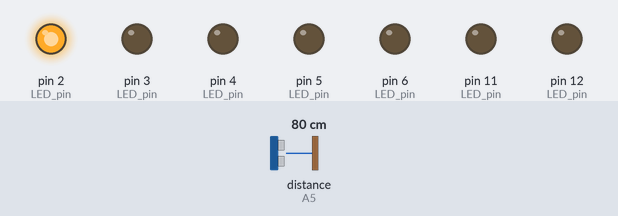
Simulated run of this sketch. Board: Arduino Uno, built with avr-gcc and run on an emulated ATmega328P. Shown: output pins drawn as LEDs (lit = HIGH). Wiring (inferred from the names in the program): ultrasonic range finder: trigger A4; echo A5. The test bench sets the inputs (shaded band); at power-on: distance to the obstacle (sensor on A5) 80 cm. The echo pulse lasts 58.3 µs per cm; pins used as bus, display or sensor lines are not drawn; what the sketch prints to the serial monitor is not drawn.

Above: at 1.2 s.
1.3 s: distance to the obstacle (sensor on A5) set to 9 cm
At 2.3 s:
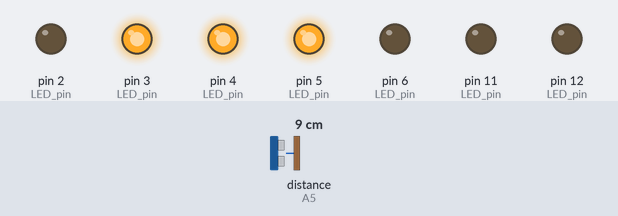
2.8 s: distance to the obstacle (sensor on A5) set to 18 cm
At 3.4 s:
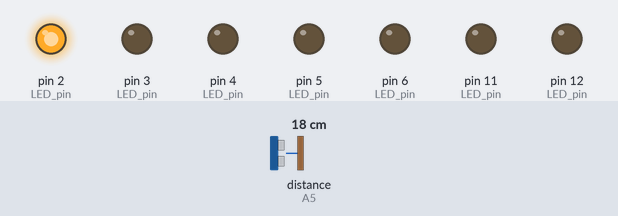
Timing chart, 0 to 5.8 s (numbered marks = the images above; inputs shaded):
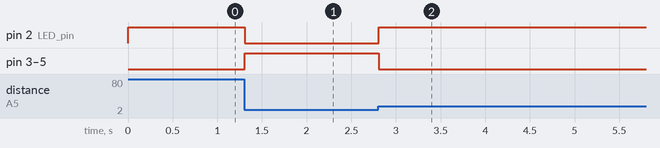

The sketch:

waterlevel1.ino
```cpp
/*Water level indicator project.
  created by SriTu Tech team.
  Read the code below and use it for any of your creation
*/

//define pins and water values
#define Trig A4
#define Echo A5
#define L1 4
#define L2 5
#define L3 6
#define L4 7
#define L5 8
#define L6 10
#define L7 13

int Wlevel;
int range;
int Range;

void setup() {
  Serial.begin(9600);//enable serial monitor
  pinMode(Trig, OUTPUT);//Ultrasonic Trig pin
  pinMode(Echo, INPUT);//Ultrasonic Trig pin
  pinMode(2, OUTPUT);//LED pin
  pinMode(3, OUTPUT);//LED pin
  pinMode(4, OUTPUT);//LED pin
  pinMode(5, OUTPUT);//LED pin
  pinMode(6, OUTPUT);//LED pin
  pinMode(11, OUTPUT);//LED pin
  pinMode(12, OUTPUT);//LED pin
}

void loop() {
  Range = levelrange();
  Serial.println(Range);

  //Bulb indicator
  if (Range == 1) {
    digitalWrite(2, LOW);
    analogWrite(3, 50);
    digitalWrite(4, LOW);
    digitalWrite(5, LOW);
    digitalWrite(6, LOW);
    digitalWrite(11, LOW);
    digitalWrite(12, LOW);
  } else if (Range == 2) {
    digitalWrite(2, LOW);
    digitalWrite(3, HIGH);
    digitalWrite(4, HIGH);
    digitalWrite(5, LOW);
    digitalWrite(6, LOW);
    digitalWrite(11, LOW);
    digitalWrite(12, LOW);
  } else if (Range == 3) {
    digitalWrite(2, LOW);
    digitalWrite(3, HIGH);
    digitalWrite(4, HIGH);
    digitalWrite(5, HIGH);
    digitalWrite(6, LOW);
    digitalWrite(11, LOW);
    digitalWrite(12, LOW);
  } else if (Range == 4) {
    digitalWrite(2, LOW);
    digitalWrite(3, HIGH);
    digitalWrite(4, HIGH);
    digitalWrite(5, HIGH);
    digitalWrite(6, HIGH);
    digitalWrite(11, LOW);
    digitalWrite(12, LOW);
  } else if (Range == 5) {
    digitalWrite(2, LOW);
    digitalWrite(3, HIGH);
    digitalWrite(4, HIGH);
    digitalWrite(5, HIGH);
    digitalWrite(6, HIGH);
    digitalWrite(11, HIGH);
    digitalWrite(12, LOW);
  } else if (Range == 6) {
    digitalWrite(2, LOW);
    digitalWrite(3, HIGH);
    digitalWrite(4, HIGH);
    digitalWrite(5, HIGH);
    digitalWrite(6, HIGH);
    digitalWrite(11, HIGH);
    digitalWrite(12, HIGH);
  } else if (Range == 000) {
    digitalWrite(2, HIGH);
    digitalWrite(3, LOW);
    digitalWrite(4, LOW);
    digitalWrite(5, LOW);
    digitalWrite(6, LOW);
    digitalWrite(11, LOW);
    digitalWrite(12, LOW);
  }
}
//check water level range
int levelrange() {
  Wlevel = level();
  //Serial.println(Wlevel);
  if (Wlevel < L7 && Wlevel > L6) {
    range = 1;
  } else if (Wlevel <= L6 && Wlevel > L5) {
    range = 2;
  } else if (Wlevel <= L5 && Wlevel > L4) {
    range = 3;
  } else if (Wlevel <= L4 && Wlevel > L3) {
    range = 4;
  } else if (Wlevel <= L3 && Wlevel > L2  ) {
    range = 5;
  } else if (Wlevel <= L2 && Wlevel > L1  ) {
    range = 6;
  } else if (Wlevel >= L7 ) {
    range = 000;
  }
  return range;
}
//Ultrasonic readings
int level() {
  digitalWrite(Trig, LOW);
  delayMicroseconds(4);
  digitalWrite(Trig, HIGH);
  delayMicroseconds(10);
  digitalWrite(Trig, LOW);


  long t = pulseIn(Echo, HIGH);//input pulse and save it veriable
  long cm = t / 29 / 2; //time convert distance
  return cm;
}
```

Measured:
- after the input at 1.3 s, pin 2 (LED_pin): HIGH → LOW at once; pin 3 (LED_pin), pin 4 (LED_pin), pin 5 (LED_pin): LOW → HIGH at once
- after the input at 2.8 s, pin 2 (LED_pin): LOW → HIGH at once; pin 3 (LED_pin), pin 4 (LED_pin), pin 5 (LED_pin): HIGH → LOW at once
